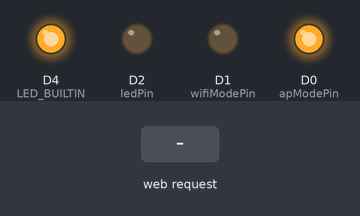
The sketch below on a simulated ESP8266 (NodeMCU). On the bench: output pins drawn as LEDs (lit = HIGH, except the on-board LED, lit = LOW). The inputs (shaded band) are chosen by the test bench. WiFi joins after 1.5 s; servers stay silent unless stated; what the sketch prints to the serial monitor is not drawn.

Above: at 2.2 s.
2.3 s: HTTP request GET /ssid_login received
At 4.1 s:
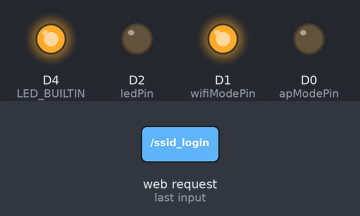
5.3 s: HTTP request GET / received
At 6.2 s:
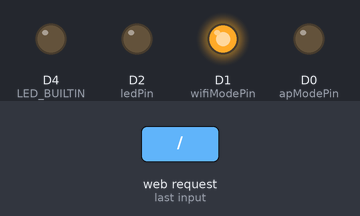
Timing chart, 0 to 8.3 s (numbered marks = the images above; inputs shaded):
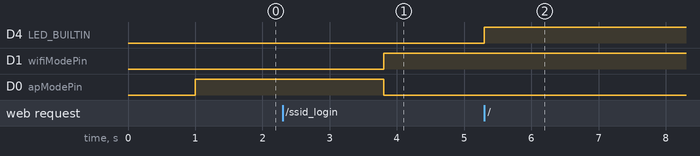

Measured:
- after the input at 2.3 s, D1 (wifiModePin): LOW → HIGH after 1.5 s; D0 (apModePin): HIGH → LOW after 1.5 s
- after the input at 5.3 s, D4 (LED_BUILTIN): LOW → HIGH at once

The sketch:

arduino-lights-firebase-esp8266.ino
```cpp
#include <ESP8266HTTPClient.h>

#include <Firebase.h>
#include <FirebaseArduino.h>


#include <ESP8266WiFi.h>
#include <ESP8266WebServer.h>

IPAddress    apIP(42, 42, 42, 42);  // Defining a static IP address: local & gateway
                                    // Default IP in AP mode is 192.168.4.1

/* This are the WiFi access point settings. Update them to your likin */
const char *ssid = "ESP8266-1";
const char *password = "password";
int apModePin = D0;
int wifiModePin = D1;
int ledPin = D2;

int isAPMode = 1;
// Define a web server at port 80 for HTTP
ESP8266WebServer server(80);

bool ledState = false;

void handleRoot() {
  digitalWrite (LED_BUILTIN, 1); //turn the built in LED on pin DO of NodeMCU on
  char html[1000];
// Build an HTML page to display on the web-server root address
  snprintf ( html, 1000,

"<html>\
  <head>\
    <title>ESP8266 WiFi Network</title>\
    <style>\
      body { background-color: #cccccc; font-family: Arial, Helvetica, Sans-Serif; font-size: 1.5em; Color: #000000; }\
      h1 { Color: #AA0000; }\
    </style>\
  </head>\
  <body>\
    <h1>ESP8266 Wi-Fi Access Point and Web Server Demo</h1>\
    <form method='GET' action='/ssid_login'>\
    SSID: <input type='text' id='ssid' name='ssid' /> <br/>\
    Password: <input type='text' id='ssid_password' name='ssid_password' />\
    <input type='submit' value='Submit'>\
    </form>\
  </body>\
</html>"
  );
  server.send ( 200, "text/html", html );
  digitalWrite ( LED_BUILTIN, 1 );
}

void handleNotFound() {
  digitalWrite ( LED_BUILTIN, 0 );
  String message = "File Not Found\n\n";
  message += "URI: ";
  message += server.uri();
  message += "\nMethod: ";
  message += ( server.method() == HTTP_GET ) ? "GET" : "POST";
  message += "\nArguments: ";
  message += server.args();
  message += "\n";

  for ( uint8_t i = 0; i < server.args(); i++ ) {
    message += " " + server.argName ( i ) + ": " + server.arg ( i ) + "\n";
  }

  server.send ( 404, "text/plain", message );
  digitalWrite ( LED_BUILTIN, 1 ); //turn the built in LED on pin DO of NodeMCU off
}

void setup() {

  pinMode(LED_BUILTIN, OUTPUT);
  pinMode ( apModePin, OUTPUT );
  pinMode ( wifiModePin, OUTPUT );

  pinMode ( ledPin, OUTPUT );


  if( isAPMode == 1){
    startAP();
  }

  delay(1000);

}

void loginSsid(){
  Serial.println("should start logging in ssid");
  String ssid = server.arg("ssid");
  String password = server.arg("ssid_password");
  String detail = "ssid:"+ssid + "pswd:"+password;
  Serial.println(detail);
  Serial.println("disconnecting AP, connecting to network");
  WiFi.mode(WIFI_STA);
  WiFi.disconnect();
  WiFi.begin(ssid.c_str(), password.c_str());

  while (WiFi.status() != WL_CONNECTED) {
    delay(500);
    Serial.print(".");
  }
  Serial.println("");
  Serial.println("WiFi connected");

  // Start the server
  server.begin();
  Serial.println("Server started");

  // Print the IP address
  Serial.print("Use this URL to connect: ");
  Serial.print("http://");
  Serial.print(WiFi.localIP());
  Serial.println("/");
  isAPMode = 0;

  startFirebaseListening();

}

void startAP(){
   Serial.begin(115200);
  Serial.println();
  Serial.println("Configuring access point...");

  //set-up the custom IP address
  WiFi.mode(WIFI_AP_STA);
  WiFi.softAPConfig(apIP, apIP, IPAddress(255, 255, 255, 0));   // subnet FF FF FF 00

  /* You can remove the password parameter if you want the AP to be open. */
  WiFi.softAP(ssid, password);

  IPAddress myIP = WiFi.softAPIP();
  Serial.print("AP IP address: ");
  Serial.println(myIP);

  server.on ( "/", handleRoot );
  server.on ( "/ssid_login", loginSsid);
  server.on ( "/led=0", handleRoot);
  server.on ( "/inline", []() {
    server.send ( 200, "text/plain", "this works as well" );
  } );
  server.onNotFound ( handleNotFound );

  server.begin();
  Serial.println("HTTP server started");
}

void startFirebaseListening(){
   Firebase.begin("home-sensor-70625.firebaseio.com");
  Firebase.stream("/light");

}
void statusLights(){
  if(isAPMode == 1){
    digitalWrite(apModePin, HIGH);
    digitalWrite(wifiModePin, LOW);
  }
  else{
    digitalWrite(wifiModePin, HIGH);
    digitalWrite(apModePin, LOW);
  }
}
void loop() {
  server.handleClient();
  statusLights();
  if(isAPMode == 0){
    if (Firebase.failed()) {
      Serial.println("streaming error");
      Serial.println(Firebase.error());
    }

    if (Firebase.available()) {
       FirebaseObject event = Firebase.readEvent();
        String eventType = event.getString("type");
     eventType.toLowerCase();

     Serial.print("event: ");
     Serial.println(eventType);
     if (eventType == "put") {
      String data = event.getString("data");
       Serial.print("data: ");
       Serial.println(data);

       if(data == "true"){
        digitalWrite(ledPin, HIGH);
       }
       else{
        digitalWrite(ledPin, LOW);
       }

     }
    }
  }

}
```
